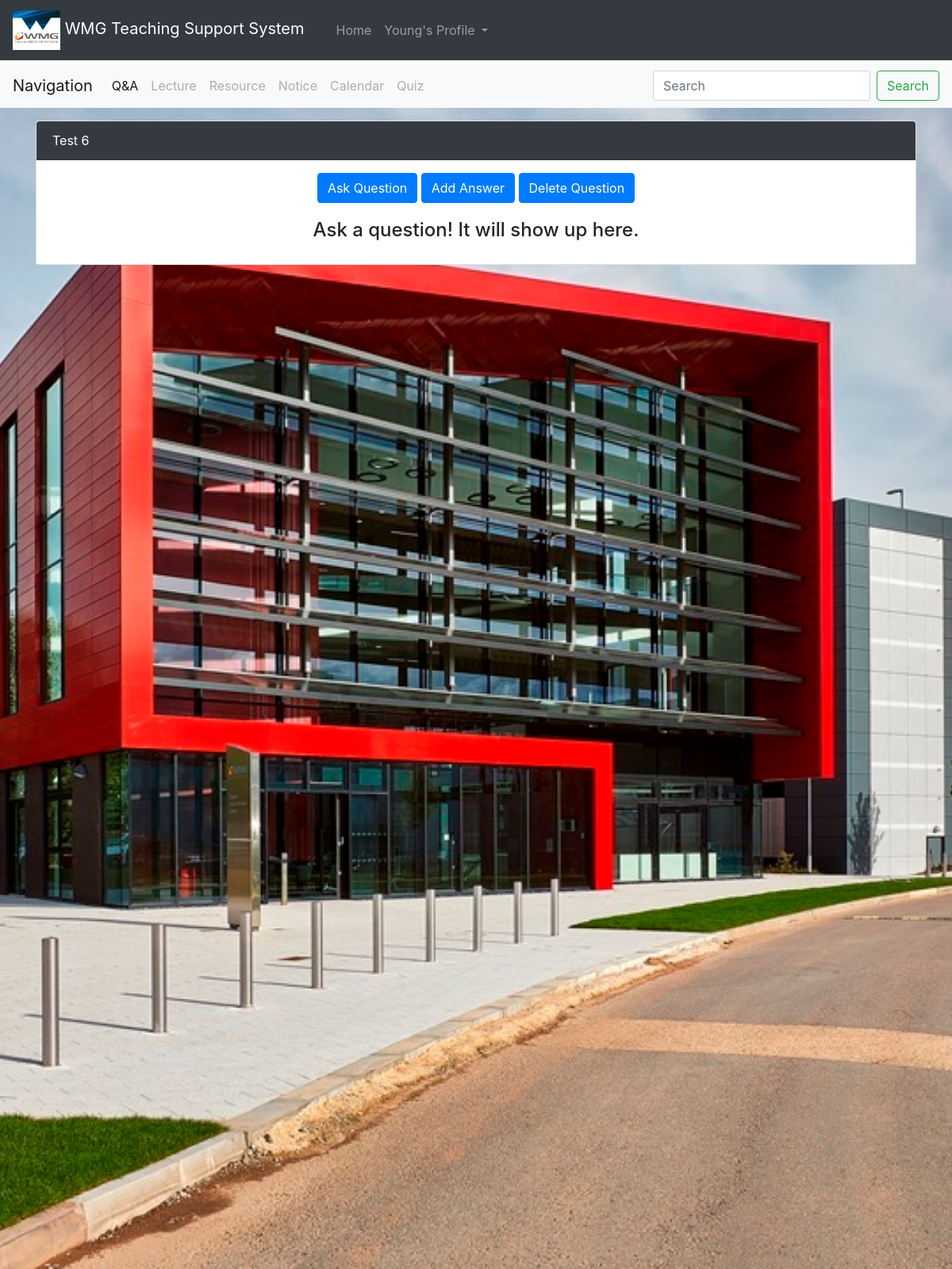
The page /Q-A-Board/id/7 (signed in) on the database as committed earlier.
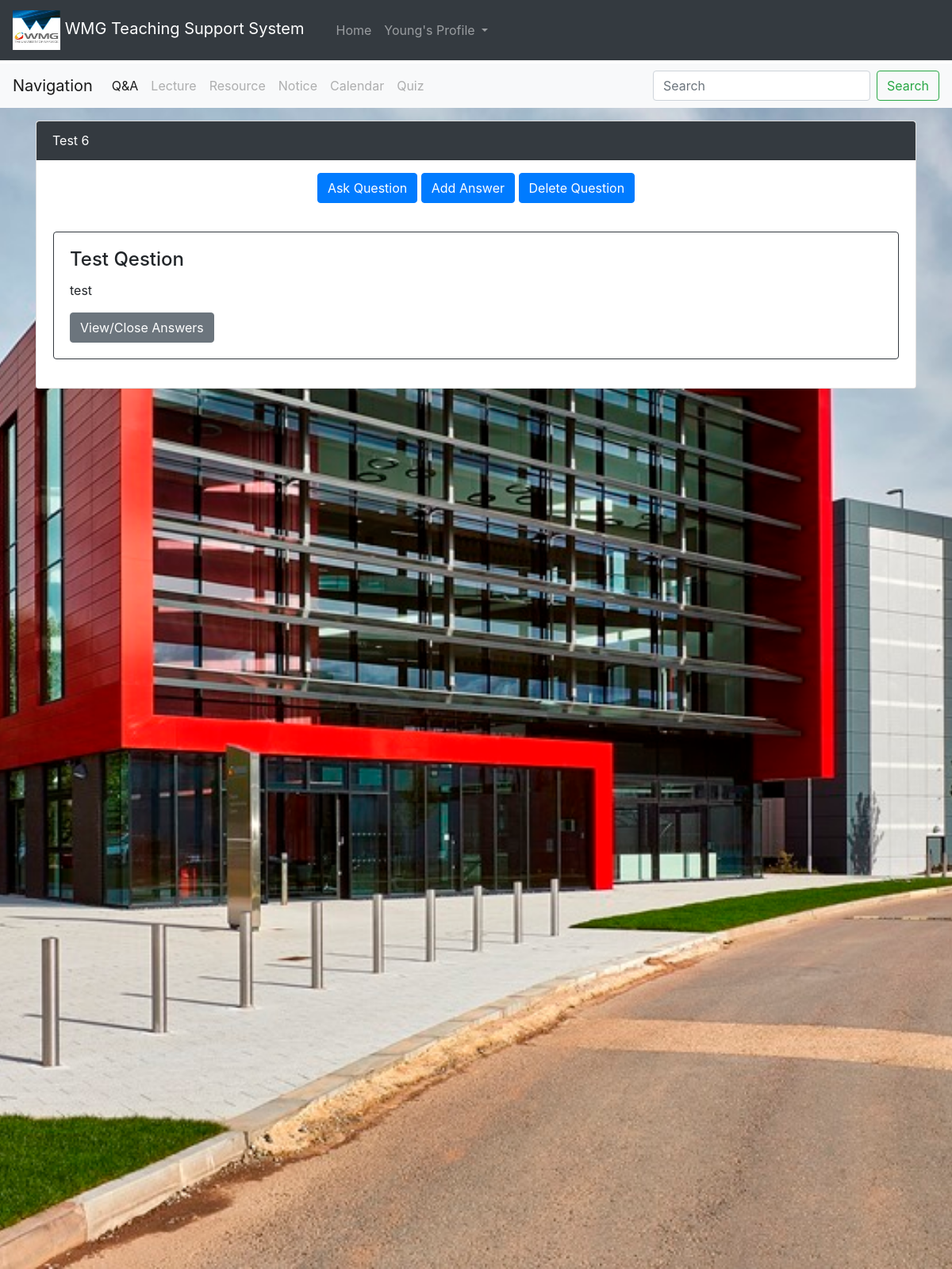
The same page on the database as committed later.
### app/models.py (models this page shows)
class Question(db.Model):
    id = db.Column(db.Integer, primary_key = True)
    qTitle = db.Column(db.String(500), nullable = False)
    qBody = db.Column(db.String(1000))
    postDate = db.Column(db.DateTime)
    posterId = db.Column(db.Integer, db.ForeignKey(User.id))
    boardId = db.Column(db.Integer, db.ForeignKey(QABoard.id))
    answers = db.relationship('Answer', backref='question')
    comments = db.relationship('Comment', backref='question')

### app/views.py (the view)
@base.route('/Q-A-Board/id/<boardId>')
@login_required
def QABoard_abstract(boardId):
    board = boardAccess.getBoard(boardId)
    questions = boardAccess.getQuestions(boardId)
    answers = boardAccess.getAnswers(boardId)
    return render_template('boards/q_a_board_abstract.html', board=board, questions=questions, answers=answers)

### app/__init__.py (called while the page is built)
def create_app():
	app = Flask(__name__)
	app.config.from_object('app.config.DevelopmentConfig')
	UPLOAD_FOLDER = join(dirname(realpath(__file__)), 'static/uploads')
	app.config['UPLOAD_FOLDER'] = UPLOAD_FOLDER
	from app.models import db, User
	db.init_app(app)
	migrate = Migrate(app, db)
	@app.route('/ping', methods=['GET'])
	def ping_pong():
		return jsonify({
			'status': 'Epic success',
			'message': 'pong!'
			})
	from app.admin_views import admin
	from app.login_views import login
	from app.views import base
	'''Log-in manager initialisation'''
	login_manager = LoginManager()
	login_manager.init_app(app)
	login_manager.login_view = "login.logIn"
	''' Misc and Error Handling'''
	@login_manager.user_loader
	def load_user(user_id):
		return User.query.get(int(user_id))
	app.register_blueprint(admin)
	app.register_blueprint(login)
	app.register_blueprint(base)
	return app

### app/api/dbBoardAccess.py (called while the page is built)
    def getBoard(boardId):
        board = QABoard.query.filter_by(id=boardId).first()
        return board

    def getQuestions(boardId):
        questions = Question.query.filter_by(boardId=boardId).all()
        return questions

### app/templates/boards/q_a_board_abstract.html (shortened to what this page needs)
{% extends "base.html" %}
{% block css %}
<link rel="stylesheet" href="{{ url_for('static', filename = 'QABoard.css') }}">
{% endblock %}
{% block homeLink %}
<a class="nav-link" href="{{ url_for('base.home') }}">Home</a>
{% endblock %}
{% block boardLinks %}
<li class="nav-item active">
	<a class="nav-link" href="{{ url_for('base.QABoardHome') }}">Q&A</a>
</li>
<li class="nav-item">
	<a class="nav-link disabled" href="#">Lecture</a>
</li>
<li class="nav-item">
	<a class="nav-link disabled" href="#">Resource</a>
</li>
<li class="nav-item">
	<a class="nav-link disabled" href="#">Notice</a>
</li>
<li class="nav-item">
	<a class="nav-link disabled" href="#">Calendar</a>
</li>
<li class="nav-item">
	<a class="nav-link disabled" href="#">Quiz</a>
</li>
{% endblock %}
{% block body %}
<div class="container" style="padding-top: 1rem;">
	<div class="card overflow-auto" style="max-height: 57rem;">
		<div class="card-header text-white bg-dark mb-3">
			{{ board.boardName }}
		</div>
		<div class="container text-center" style="padding: 0rem;" id="questionCreationButtons">
			<div class="col-md-12 text-center">
				<button type="button" class="btn btn-primary" data-toggle="modal" data-target="#askQuestionModal">Ask Question</button>
				<button type="button" class="btn btn-primary" data-toggle="modal" data-target="#addAnswerModal">Add Answer</button>
				{% if current_user.userType == 'Tutor' %}
				<button type="button" class="btn btn-primary" data-toggle="modal" data-target="#deleteQuestionModal">Delete Question</button>
				{%endif%}
			</div>
		</div>
		{% if questions is defined and questions|length > 0 %}
		{% for question in questions %}
		<div class="row">
			<div class="card-body" style="margin: 1rem;">
				<div class="card border-dark">
					<div class="card-body">
						<h4 class="card-title">{{ question.qTitle }}</h4>
						<p class="card-text">{{ question.qBody }}</p>
						<button class="btn btn-secondary" type="button" data-toggle="collapse" data-target="#collapse{{question.id}}" aria-expanded="false" aria-controls="collapseExample">
							View/Close Answers
						</button>
					</div>
				</div>
			</div>
		</div>
		{% endfor %}
		{% else %}
		<div class="card-body">
			<h4 style="text-align: center;">Ask a question! It will show up here.</h4>
		</div>
		{%endif%}
	</div>
</div>
{% endblock %}

Rows that differ between the two databases and show on the page:
added Question: qTitle "Test Qestion", qBody "test"
Other text that changed with them:
text no longer shown: "Ask a question! It will show up here."
